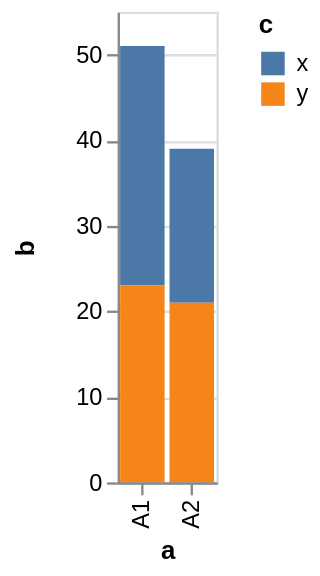

Vega-Lite specification for this chart:
### Vega specification from a JSON file in a GitHub repository (floating-point values rounded to 4 significant figures)
{"$schema": "https://vega.github.io/schema/vega/v4.json", "description": "A simple bar chart with embedded data.", "autosize": "pad", "padding": 5, "height": 200, "style": "cell", "data": [{"name": "source_0", "values": [{"a": "A1", "b": 28, "c": "x"}, {"a": "A1", "b": 23, "c": "y"}, {"a": "A2", "b": 18, "c": "x"}, {"a": "A2", "b": 21, "c": "y"}]}, {"name": "data_0", "source": "source_0", "transform": [{"type": "formula", "expr": "toNumber(datum[\"b\"])", "as": "b"}, {"type": "stack", "groupby": ["a"], "field": "b", "sort": {"field": ["c"], "order": ["descending"]}, "as": ["b_start", "b_end"], "offset": "zero"}]}], "signals": [{"name": "x_step", "value": 21}, {"name": "width", "update": "bandspace(domain('x').length, 0.1, 0.05) * x_step"}], "marks": [{"name": "marks", "type": "rect", "style": ["bar"], "from": {"data": "data_0"}, "encode": {"update": {"fill": [{"test": "datum[\"b\"] === null || isNaN(datum[\"b\"])", "value": null}, {"scale": "color", "field": "c"}], "tooltip": {"signal": "{\"a\": ''+datum[\"a\"], \"b\": format(datum[\"b\"], \"\"), \"c\": ''+datum[\"c\"]}"}, "x": {"scale": "x", "field": "a"}, "width": {"scale": "x", "band": true}, "y": {"scale": "y", "field": "b_end"}, "y2": {"scale": "y", "field": "b_start"}}}}], "scales": [{"name": "x", "type": "band", "domain": {"data": "data_0", "field": "a", "sort": true}, "range": {"step": {"signal": "x_step"}}, "paddingInner": 0.1, "paddingOuter": 0.05}, {"name": "y", "type": "linear", "domain": {"data": "data_0", "fields": ["b_start", "b_end"]}, "range": [{"signal": "height"}, 0], "nice": true, "zero": true}, {"name": "color", "type": "ordinal", "domain": {"data": "data_0", "field": "c", "sort": true}, "range": "category"}], "axes": [{"scale": "x", "orient": "bottom", "grid": false, "title": "a", "labelAlign": "right", "labelAngle": 270, "labelBaseline": "middle", "labelOverlap": true, "zindex": 1}, {"scale": "y", "orient": "left", "grid": false, "title": "b", "labelOverlap": true, "tickCount": {"signal": "ceil(height/40)"}, "zindex": 1}, {"scale": "y", "orient": "left", "gridScale": "x", "grid": true, "tickCount": {"signal": "ceil(height/40)"}, "domain": false, "labels": false, "maxExtent": 0, "minExtent": 0, "ticks": false, "zindex": 0}], "legends": [{"fill": "color", "title": "c", "encode": {"symbols": {"update": {"shape": {"value": "square"}}}}}], "config": {"axisY": {"minExtent": 30}}}
